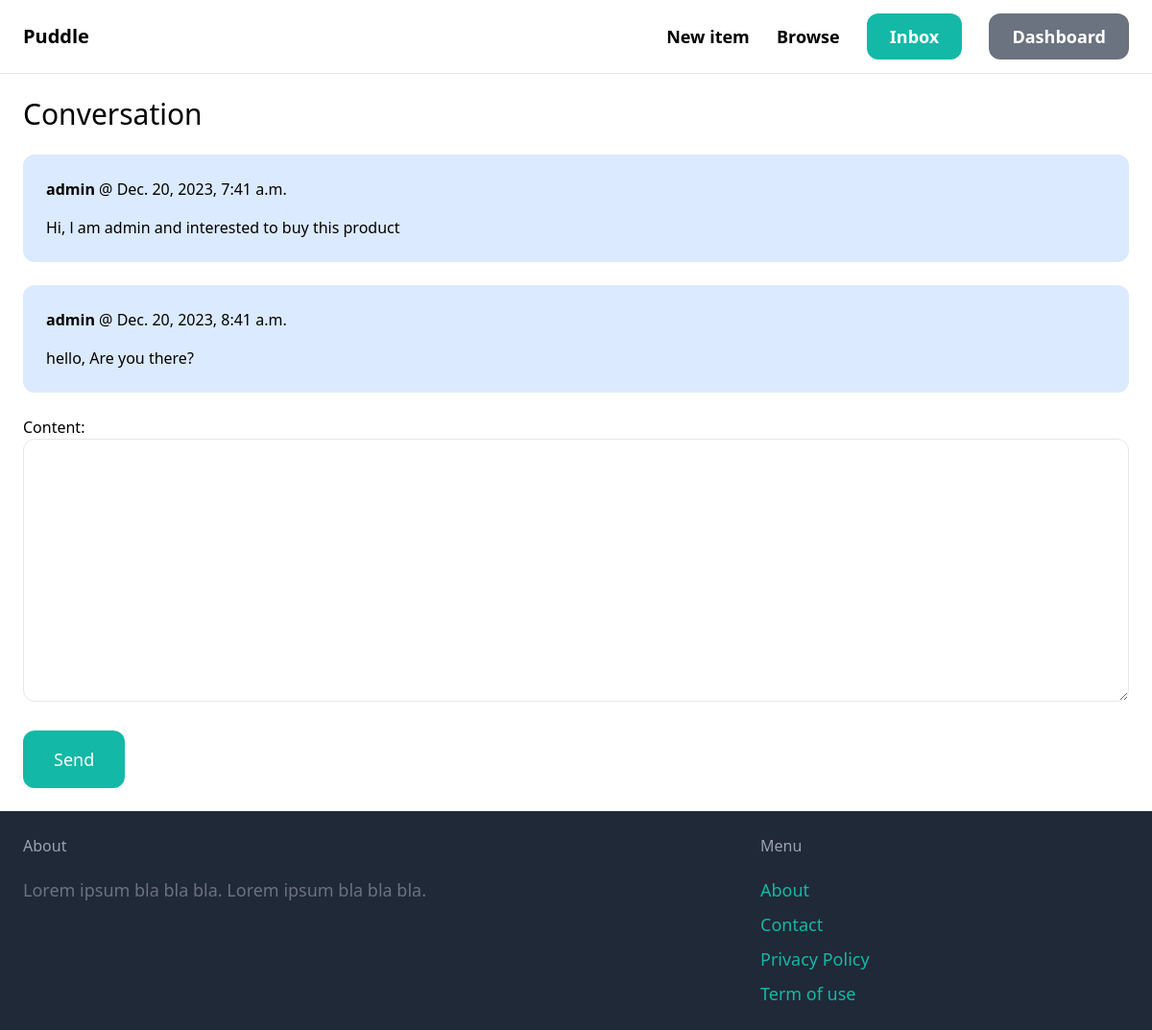
The page /inbox/1/ (signed in) on the database its author committed.
### conversation/models.py (models this page shows)
class ConversationMessage(models.Model):
    conversation = models.ForeignKey(Conversation, related_name='messages',on_delete= models.CASCADE)
    content = models.TextField()
    created_at = models.DateTimeField(auto_now_add=True)
    created_by = models.ForeignKey(User, related_name='created_messages', on_delete=models.CASCADE)

### conversation/views.py (the view)
# urls.py: path("<int:pk>/", views.detail, name='detail'),
@login_required
def detail(request, pk):
    conversation = Conversation.objects.filter(members__in=[request.user.id]).get(pk=pk)
    if request.method == 'POST':
        form = ConversationMessageForm(request.POST)
        if form.is_valid():
            conversation_message = form.save(commit=False)
            conversation_message.conversation = conversation
            conversation_message.created_by = request.user
            conversation_message.save()
            conversation.save()
            return redirect('conversation:detail', pk=pk)
    else:
        form = ConversationMessageForm()
    return render(request, 'conversation/detail.html', {
        'conversation': conversation,
        'form': form
    })

### conversation/forms.py
class ConversationMessageForm(forms.ModelForm):
    class Meta:
        model = ConversationMessage
        fields = ('content',)
        widgets = {
            'content': forms.Textarea(attrs={
                'class': "w-full py-4 px-6 rounded-xl border"
            })
        }

### conversation/templates/conversation/detail.html (shortened to what this page needs)
{% extends "core/base.html" %}
{% block content %}
<h1 class='mb-6 text-3xl'>Conversation</h1>
<div class='space-y-6'>
    {% for message in conversation.messages.all %}
        <div class="p-6 flex {% if message.created_by == request.user %}%% bg-blue-100 {% else %} bg-gray-100 {% endif %} rounded-xl">
            <div>
                <p class='mb-4'><strong>{{ message.created_by.username }}</strong> @ {{ message.created_at}}</p>
                <p>{{ message.content }}</p>
            </div>
        </div>
    {% endfor %}
</div>
<form method="post" action='.' class='mt-6'>
    {{ form.as_p }}
    <button class='mt-6 py-4 px-8 text-lg bg-teal-500 hover:bg-teal-700 rounded-xl text-white'>Send</button>
</form>
{% endblock content %}

### rows shown on the page
ConversationMessage: created_by.username "admin", created_at "Dec. 20, 2023, 7:41 a.m.", content "Hi, l am admin and interested to buy this product"
ConversationMessage: created_by.username "admin", created_at "Dec. 20, 2023, 8:41 a.m.", content "hello, Are you there?"
